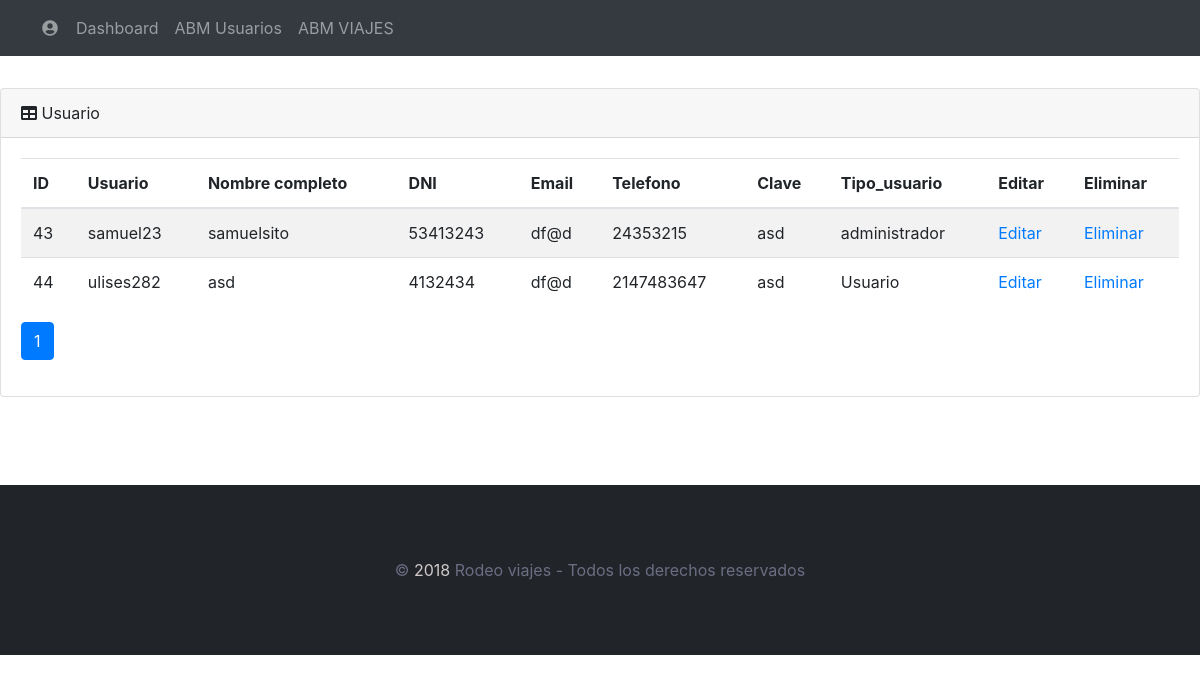
Screenshot of /abmusuarios.php with the database file from the repository.
### tables this page shows
CREATE TABLE `usuario` (
  `id` int(11) NOT NULL,
  `usuario` varchar(30) DEFAULT NULL,
  `nombrecompleto` varchar(40) DEFAULT NULL,
  `dni` int(11) DEFAULT NULL,
  `email` varchar(50) DEFAULT NULL,
  `telefono` int(11) DEFAULT NULL,
  `clave` varchar(40) DEFAULT NULL,
  `tipo_usuario` int(11) DEFAULT NULL
);

CREATE TABLE `tipo_usuarios` (
  `id` int(11) NOT NULL,
  `nombre` varchar(120) DEFAULT NULL
);

### abmusuarios.php (the view, shortened to what this page needs)
<!DOCTYPE html>
<html lang="en">
<head>
<?php
include('dbcon.php');
$perpage = 8;
if(isset($_GET['page']) & !empty($_GET['page'])){
  $curpage = $_GET['page'];
}else{
  $curpage = 1;
}
$start = ($curpage * $perpage) - $perpage;
$ReadSql = "SELECT
u.id as id,
u.usuario as usu,
u.nombrecompleto as nom,
u.dni as dni,
u.email as email,
u.telefono as tel,
t.nombre as tipo,
u.clave as clave
FROM usuario u, tipo_usuarios t
WHERE u.tipo_usuario = t.id  LIMIT $start, $perpage";
$res = mysqli_query($con, $ReadSql);
 ?>
  <link href="vendor/fontawesome-free/css/all.min.css" rel="stylesheet" type="text/css">
  <link href="vendor/datatables/dataTables.bootstrap4.css" rel="stylesheet">
  <link href="css/sb-admin.css" rel="stylesheet">
</head>
<body id="page-top">
 <?php
 include('menues/navandsidebar.php');
 ?>
<br><br>
 <div id="content-wrapper">
  <div class="card mb-3">
    <div class="card-header">
      <i class="fas fa-table"></i>
    Usuario</div>
    <div class="card-body">
        <div class="table-responsive">
              <table id="mytable" class="table table-bordred table-striped">
                   <thead>
                   <th>ID</th>
                   <th>Usuario</th>
                    <th>Nombre completo</th>
                     <th>DNI</th>
                     <th>Email</th>
                     <th>Telefono</th>
                      <th>Clave</th>
                      <th>Tipo_usuario</th>
                      <th>Editar</th>
                      <th>Eliminar</th>
                   </thead>
                   <tbody>
<?php
   while ($r=mysqli_fetch_array($res)) {
echo "<tr>";
        echo "<td>".$r['id']."</td>";
    echo "<td>".$r['usu']."</td>";
    echo "<td>".$r['nom']."</td>";
    echo "<td>".$r['dni']."</td>";
        echo "<td>".$r['email']."</td>";
         echo "<td>".$r['tel']."</td>";
        echo "<td>".$r['clave']."</td>";
          echo "<td>".$r['tipo']."</td>";
    ?>
  <td>
    <a href="procesos/modificarusuario.php?id=<?php echo $r['id']; ?>">Editar</a></td>
 <td><a value="confirm" id="confirm" onclick="return eliminar()" href="procesos/eliminarusuario.php?id=<?php echo $r['id']; ?>">Eliminar</a></td>
<?php
    echo "</tr>";
  }
  ?></tbody>
</table>
</div>
    <nav aria-label="Page navigation">
      <ul class="pagination">
        <li class="page-item active"><a class="page-link" href="?page=<?php echo $curpage ?>"><?php echo $curpage ?></a></li>
      </ul>
    </nav>
</div>
</div>
</div>
<?php include('menues/footer.php') ?>
</body>
</html>

### menues/navandsidebar.php (shortened to what this page needs)
 <div class="row">
   <div class="col-sm-4">
     <nav class="navbar navbar-expand-sm bg-dark navbar-dark fixed-top">
       <div class="collapse navbar-collapse" id="collapsibleNavbar">
         <ul class="navbar-nav"><li class="nav-item dropdown no-arrow">
     <a class="nav-link dropdown-toggle" href="#" id="userDropdown" role="button" data-toggle="dropdown" aria-haspopup="true" aria-expanded="false">
       <i class="fas fa-user-circle fa-fw"></i><?php echo $_SESSION['nombre']." " ?>
     </a>
             <li class="nav-item">
             <a class="nav-link" href="Administrador.php">Dashboard</a>
           </li>
           <li class="nav-item">
             <a class="nav-link" href="abmusuarios.php">ABM Usuarios</a>
           </li>
           <li class="nav-item">
             <a class="nav-link" href="abmviajes.php">ABM VIAJES</a>
           </li>
     </li>
         </ul>
       </div>
     </nav>
   </div>
   <div class="col-sm-8">
     <button class="navbar-toggler" type="button" data-toggle="collapse" data-target="#collapsibleNavbar">
  <span class="navbar-toggler-icon"></span>
</button>
   </div>
 </div>

### menues/footer.php
<br><br><br>
		<div class="bottom section-padding">
			<div class="container">
				<div class="row">
					<div class="col-md-12 text-center">
						<div class="copyright">
							<p>© <span>2018</span> Rodeo viajes - Todos los derechos reservados</p>
						</div>
					</div>
				</div>
			</div>
		</div>

### abmusuarios.php (style rules this page uses)
.section-padding { padding: 60px 0; }
.bottom { background-color: #212529; }
.bottom .copyright { color: #e5e5e5; font-weight: 600; }
.bottom p { margin-bottom: 0; line-height: 50px; font-size: 16px; font-weight: 400; }
.copyright p span { color: #d1caca; }
.bottom .copyright p, .bottom .copyright a:hover { color: #6c6d83; }

### rows the page displays
usuario: id "43", usuario "samuel23", nombrecompleto "samuelsito", dni "53413243", email "df@d", telefono "24353215", clave "asd", tipo_usuario.nombre "administrador"
usuario: id "44", usuario "ulises282", nombrecompleto "asd", dni "4132434", email "df@d", telefono "2147483647", clave "asd", tipo_usuario.nombre "Usuario"

### other values shown
$curpage "1"
